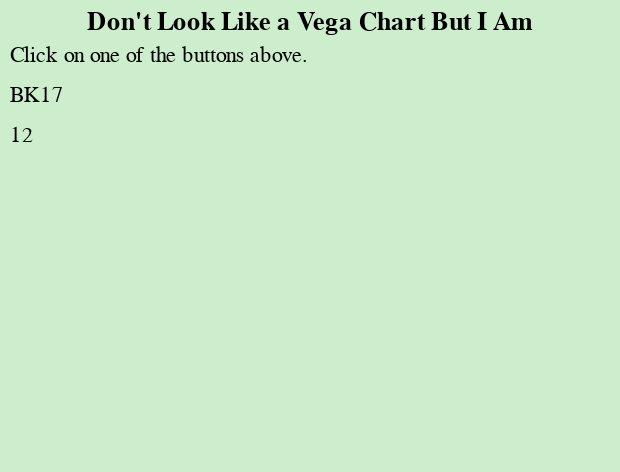

Write the Vega-Lite specification saved for this chart.
### Vega specification from a JSON file in a GitHub repository (floating-point values rounded to 4 significant figures)
{"$schema": "https://vega.github.io/schema/vega/v5.0.json", "description": "A simple bar chart with embedded data.", "title": "Don't Look Like a Vega Chart But I Am", "autosize": "pad", "padding": 5, "background": "#cec", "signals": [{"name": "width", "update": "300"}, {"name": "height", "update": "200"}, {"name": "textlabel", "value": "Click on one of the buttons above.", "on": [{"events": ".btn:click", "update": "event.currentTarget.value", "force": true}]}, {"name": "ntaCode", "value": "BK17"}, {"name": "xmove", "value": 12, "on": [{"events": "mousemove", "update": "x()", "force": true}]}, {"name": "clock", "on": [{"events": "window:updateclock", "update": "event.detail.time"}]}], "marks": [{"type": "text", "encode": {"enter": {"x": {"value": 0}, "y": {"value": 0}}, "update": {"text": {"signal": "textlabel"}}}}, {"type": "text", "encode": {"enter": {"x": {"value": 0}, "y": {"value": 20}}, "update": {"text": {"signal": "ntaCode"}}}}, {"type": "text", "encode": {"enter": {"x": {"value": 0}, "y": {"value": 40}}, "update": {"text": {"signal": "xmove"}}}}, {"type": "text", "encode": {"enter": {"x": {"value": 0}, "y": {"value": 60}}, "update": {"text": {"signal": "clock"}}}}]}
